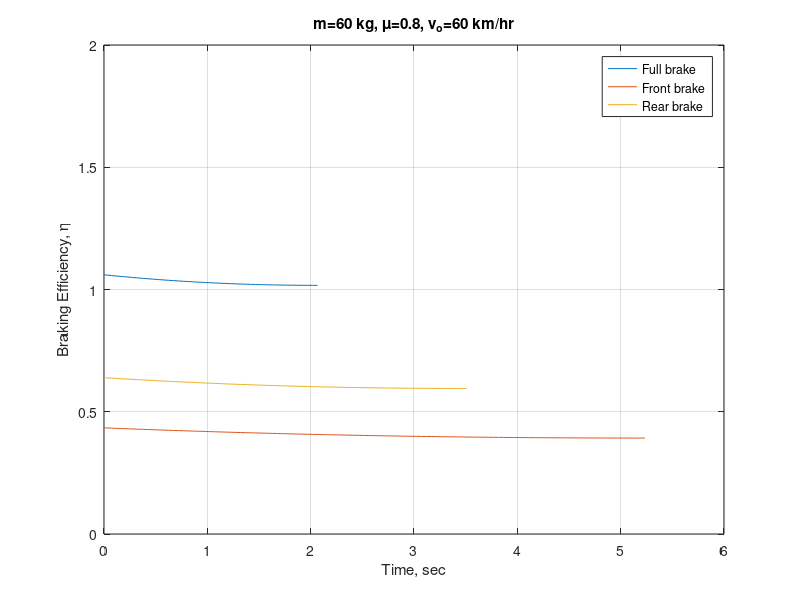

MATLAB code for this plot:
%% closed_form_brake_bike_sample_braking_efficiency.m
% Prof. Junghsen Lieh, Wright State University, Ohio - USA
% junghsen.lieh@wright.edu, December 21, 2012

clf, clear all;
m = 60;
den = 1.218;
Cd = 0.30;
Af = 0.40;
g = 9.81;
fo = 0.0136;
f1 = 0.0000005184;
mu = 0.8;
h = 0.4;
ha = 0.45;
W = m*g;
La = 1.0;
Lb = 0.40;
L = La + Lb;
grade = 0;
theta = atan(grade/100);
fo = fo*cos(theta);
f1 = f1*cos(theta); % correction for grade

% Full Brakes
s2b1 = m; s1(1) = s2b1;
s2b2 = W*(mu*cos(theta) + fo + sin(theta)); s2(1) = s2b2;
s2b3 = (den/2)*Cd*Af + f1*W; s3(1) = s2b3;

% Front Brake Only
sfb1 = m*(1 - mu*h/L); s1(2) = sfb1;
sfb2 = W*(mu*(Lb/L*cos(theta)-h/L*sin(theta))+fo+sin(theta)); s2(2) = sfb2;
sfb3 = (den/2)*(1 - mu*ha/L)*Cd*Af + f1*W; s3(2) = sfb3;

% Rear Brake Only
srb1 = m*(1 + mu*h/L); s1(3) = srb1;
srb2 = W*(mu*(La/L*cos(theta)+h/L*sin(theta))+fo+sin(theta)); s2(3) = srb2;
srb3 = (den/2)*(1 + mu*ha/L)*Cd*Af + f1*W; s3(3) = srb3;

% Closed-form Solution
kmhr = 60; % Initial speed, km/hr
vo = kmhr*1000/3600; % Initial speed, m/s
dv = -0.02; npt = floor(abs((vo-0)/dv));
to = 0; tf = 20; dt = tf/npt;
for jj = 1:3
c1 = atan(sqrt(s3(jj)/s2(jj))*vo);
c2 = sqrt(s2(jj)*s3(jj))/s1(jj);
ts2bT = s1(jj)/sqrt(s2(jj)*s3(jj))*atan(sqrt(s3(jj)/s2(jj))*vo);
ts(jj) = ts2bT; % Stop time, sec

% Velocity v(t), m/s
v = vo;
ii = 0; t = 0;
while t < ts(jj)
ii = ii + 1;
t = to + (ii-1)*dt;
v = sqrt(s2(jj)/s3(jj))*tan(c1-c2*t); % Velocity at time t, sec
dis = s1(jj)/s3(jj)*(log(cos(c1-c2*t)/cos(c1))); % Braking distance, m
a = -(s2(jj) + s3(jj)*v^2)/s1(jj); % Deceleration, m/s^2
if jj==1, t2b(ii)=t; dis2b(ii)=dis; a2b(ii)=a; v2b(ii)=v; end
if jj==2, tfb(ii)=t; disfb(ii)=dis; afb(ii)=a; vfb(ii)=v; end
if jj==3, trb(ii)=t; disrb(ii)=dis; arb(ii)=a; vrb(ii)=v; end
end
end
rt = 3600/1000; % Convert v from m/s to km/hr

% Plotting braking efficiency
plot(t2b,-a2b/(g*mu), tfb,-afb/(g*mu), trb,-arb/(g*mu)), grid
xlabel('Time, sec'), ylabel('Braking Efficiency, \eta')
title(['m=',num2str(m), ' kg, \mu=', num2str(mu),...
', v_o=',num2str(kmhr),' km/hr'])
ylim([0 2]), legend('Full brake', 'Front brake', 'Rear brake')